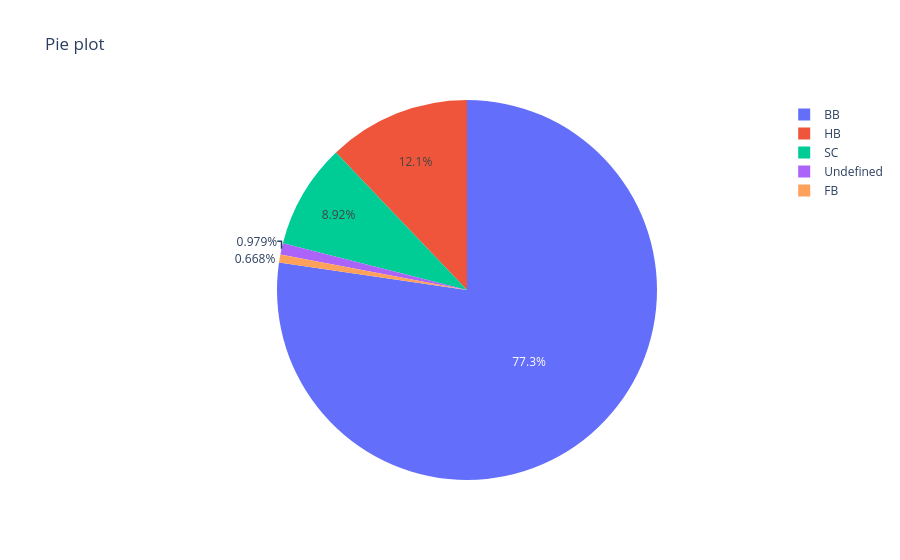

The notebook cell saved with this chart:
### Code cell
px.pie(names = meal.index, values=meal.values, title='Pie plot')

### Figure 1 — Plotly figure (JSON) as saved in the notebook; plotly's stock layout.template omitted (floating-point values rounded to 4 significant figures)
{"data": [{"domain": {"x": [0, 1], "y": [0, 1]}, "hovertemplate": "label=%{label}<br>value=%{value}<extra></extra>", "labels": ["BB", "FB", "HB", "SC", "Undefined"], "legendgroup": "", "name": "", "showlegend": true, "type": "pie", "values": [92310, 798, 14463, 10650, 1169]}], "layout": {"legend": {"tracegroupgap": 0}, "title": {"text": "Pie plot"}}}
